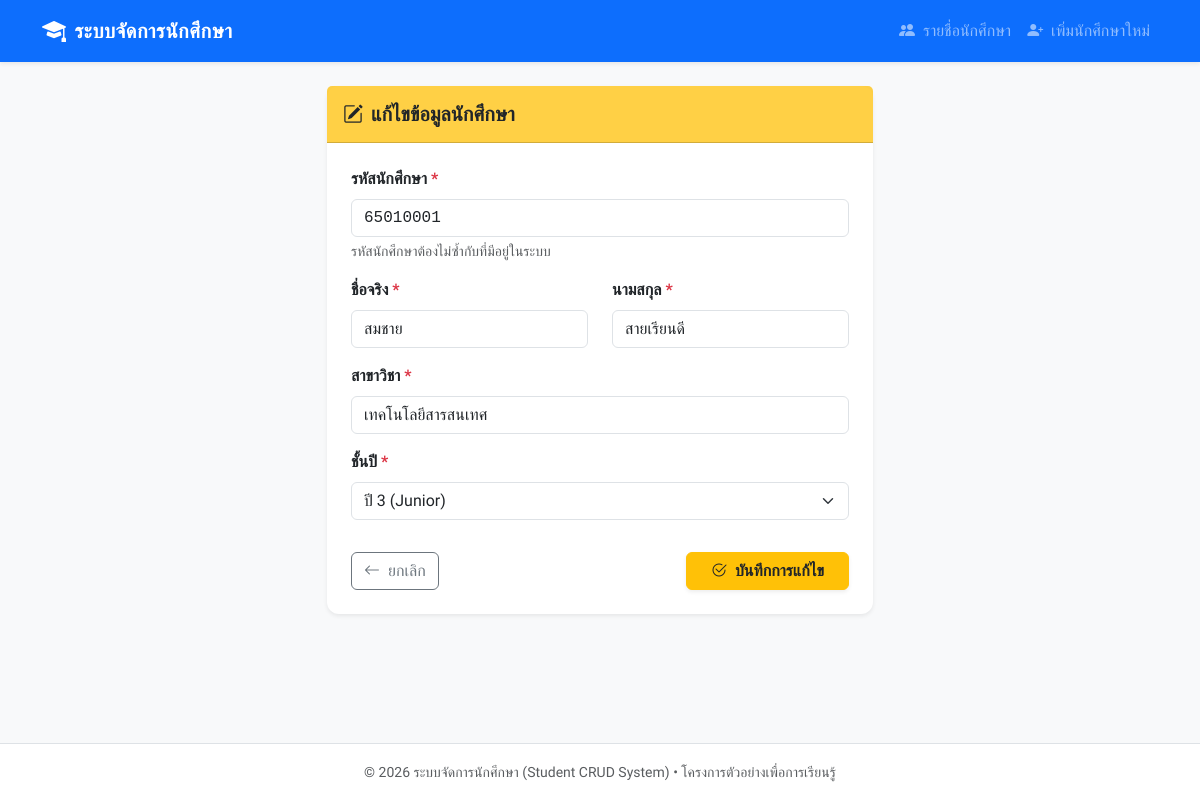
The page /edit.php?id=1 on the database its author committed.
### tables this page shows
CREATE TABLE `students` (
    `id` INT AUTO_INCREMENT PRIMARY KEY COMMENT 'รหัสลำดับอัตโนมัติ (Primary Key)',
    `student_id` VARCHAR(10) NOT NULL UNIQUE COMMENT 'รหัสนักศึกษา เช่น 65010001 (ห้ามซ้ำ)',
    `first_name` VARCHAR(100) NOT NULL COMMENT 'ชื่อจริง',
    `last_name` VARCHAR(100) NOT NULL COMMENT 'นามสกุล',
    `major` VARCHAR(100) NOT NULL COMMENT 'สาขาวิชา',
    `year` INT NOT NULL COMMENT 'ชั้นปีที่ศึกษา (1-4)',
    `created_at` TIMESTAMP DEFAULT CURRENT_TIMESTAMP COMMENT 'วันเวลาที่เพิ่มข้อมูล'
);

### edit.php (the view, shortened to what this page needs)
<?php
require_once 'config/db.php';
$id = isset($_GET['id']) ? (int)$_GET['id'] : 0;
$sql = "SELECT * FROM students WHERE id = ? LIMIT 1";
$stmt = $pdo->prepare($sql);
$stmt->execute([$id]);
$student = $stmt->fetch();
$student_id = $student['student_id'];
$first_name = $student['first_name'];
$last_name  = $student['last_name'];
$major       = $student['major'];
$year        = (string)$student['year'];
$errors      = [];
require_once 'includes/header.php';
?>
<div class="row justify-content-center">
    <div class="col-md-8 col-lg-6">
        <div class="card shadow-sm">
            <div class="card-header bg-warning bg-opacity-75 py-3">
                <h5 class="card-title mb-0 fw-semibold text-dark">
                    <i class="bi bi-pencil-square me-2"></i>แก้ไขข้อมูลนักศึกษา
                </h5>
            </div>
            <div class="card-body p-4">
                <form action="edit.php?id=<?= $id ?>" method="POST" novalidate>
                    <div class="mb-3">
                        <label for="student_id" class="form-label fw-semibold">
                            รหัสนักศึกษา <span class="text-danger">*</span>
                        </label>
                        <input type="text"
                               name="student_id"
                               id="student_id"
                               class="form-control font-monospace <?= (!empty($errors) && empty($student_id)) ? 'is-invalid' : '' ?>"
                               maxlength="10"
                               value="<?= htmlspecialchars($student_id) ?>"
                               required>
                        <div class="form-text">รหัสนักศึกษาต้องไม่ซ้ำกับที่มีอยู่ในระบบ</div>
                    </div>
                    <div class="row">
                        <div class="col-md-6 mb-3">
                            <label for="first_name" class="form-label fw-semibold">
                                ชื่อจริง <span class="text-danger">*</span>
                            </label>
                            <input type="text"
                                   name="first_name"
                                   id="first_name"
                                   class="form-control"
                                   maxlength="100"
                                   value="<?= htmlspecialchars($first_name) ?>"
                                   required>
                        </div>
                        <div class="col-md-6 mb-3">
                            <label for="last_name" class="form-label fw-semibold">
                                นามสกุล <span class="text-danger">*</span>
                            </label>
                            <input type="text"
                                   name="last_name"
                                   id="last_name"
                                   class="form-control"
                                   maxlength="100"
                                   value="<?= htmlspecialchars($last_name) ?>"
                                   required>
                        </div>
                    </div>
                    <div class="mb-3">
                        <label for="major" class="form-label fw-semibold">
                            สาขาวิชา <span class="text-danger">*</span>
                        </label>
                        <input type="text"
                               name="major"
                               id="major"
                               class="form-control"
                               maxlength="100"
                               value="<?= htmlspecialchars($major) ?>"
                               required>
                    </div>
                    <div class="mb-4">
                        <label for="year" class="form-label fw-semibold">
                            ชั้นปี <span class="text-danger">*</span>
                        </label>
                        <select name="year" id="year" class="form-select" required>
                            <option value="3" <?= $year === '3' ? 'selected' : '' ?>>ปี 3 (Junior)</option>
                        </select>
                    </div>
                    <div class="d-flex justify-content-between align-items-center pt-2">
                        <a href="index.php" class="btn btn-outline-secondary">
                            <i class="bi bi-arrow-left me-1"></i> ยกเลิก
                        </a>
                        <button type="submit" class="btn btn-warning px-4 shadow-sm text-dark fw-semibold">
                            <i class="bi bi-check2-circle me-1"></i> บันทึกการแก้ไข
                        </button>
                    </div>
                </form>
            </div>
        </div>
    </div>
</div>
<?php
require_once 'includes/footer.php';
?>

### includes/header.php (style rules this page uses)
body { font-family: 'Sarabun', sans-serif; background-color: #f8f9fa; min-height: 100vh; display: flex; flex-direction: column; }
.card { border: none; border-radius: 12px; box-shadow: 0 4px 12px rgba(0, 0, 0, 0.05); }

### rows shown on the page
students: student_id "65010001", first_name "สมชาย", last_name "สายเรียนดี", major "เทคโนโลยีสารสนเทศ", year "ปี 3 (Junior)"
